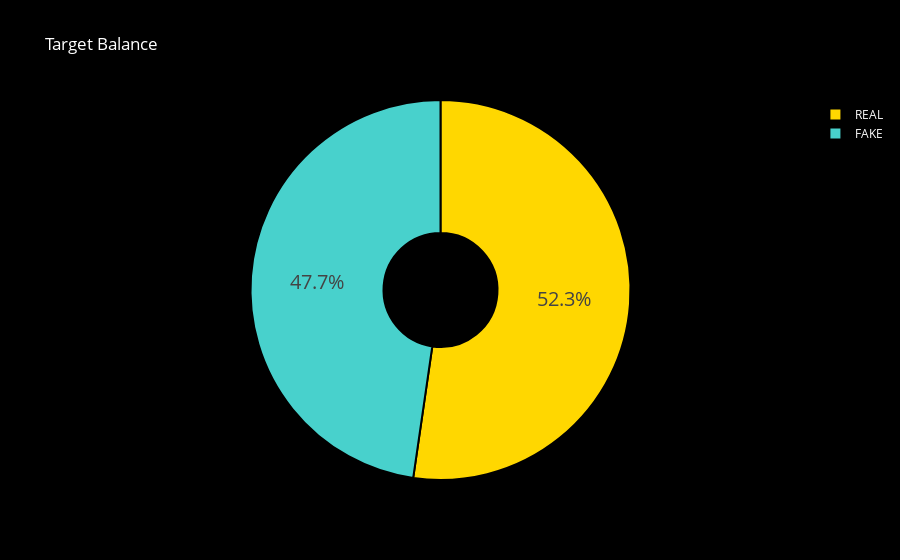

The cell this chart's notebook holds for it:
### Markdown cell above
<h2 align='center' style="text-align:center; height: 48px; font-size:4rem; background: #8FB0F7; border-radius: 15px;"> 
Checking Target blance </h2>

### Code cell
colors = ['gold', 'mediumturquoise']
labels = ['REAL','FAKE']
fake_news_df = pd.concat([df_true,df_fake])
values = fake_news_df['class'].value_counts()/fake_news_df['class'].shape[0]

fig = go.Figure(data=[go.Pie(labels=labels, values=values, hole=.3)])
fig.update_traces(hoverinfo='label+percent', textinfo='percent', textfont_size=20,
                  marker=dict(colors=colors, line=dict(color='#000000', width=2)))
fig.update_layout(
    title_text="Target Balance",
    title_font_color="white",
    legend_title_font_color="yellow",
    paper_bgcolor="black",
    plot_bgcolor='black',
    font_color="white",
)
fig.show()

### Figure 1 — Plotly figure (JSON) as saved in the notebook; plotly's stock layout.template omitted (floating-point values rounded to 4 significant figures)
{"data": [{"hole": 0.3, "hoverinfo": "label+percent", "labels": ["REAL", "FAKE"], "marker": {"colors": ["gold", "mediumturquoise"], "line": {"color": "#000000", "width": 2}}, "textfont": {"size": 20}, "textinfo": "percent", "type": "pie", "values": [0.523, 0.477]}], "layout": {"font": {"color": "white"}, "legend": {"title": {"font": {"color": "yellow"}}}, "paper_bgcolor": "black", "plot_bgcolor": "black", "title": {"font": {"color": "white"}, "text": "Target Balance"}}}
